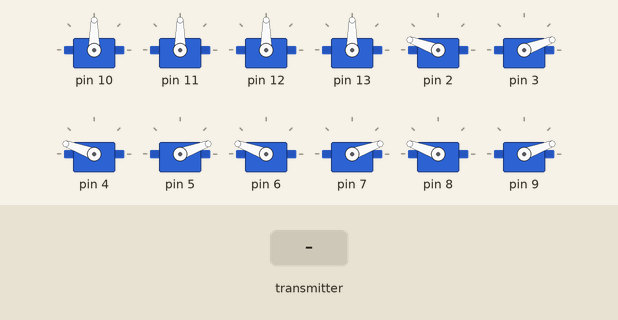
Bench run of a sketch on a simulated Arduino Uno, built with avr-gcc and run on an emulated ATmega328P. Shown: 12 × servo. The inputs (shaded band) are chosen by the test bench. Random numbers use the default seed unless the sketch sets one.

Above: at 11.2 s.
11.3 s: the transmitter starts sending readChannel.0 = 1000
At 11.48 s:
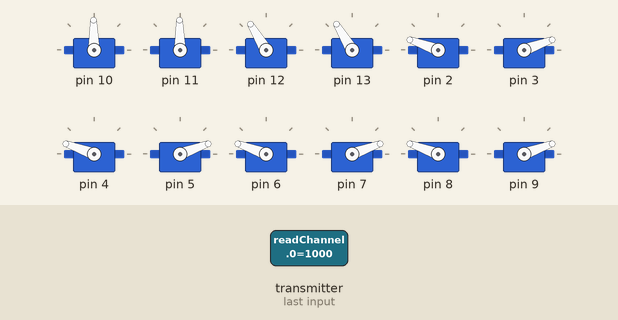
At 12.64 s:
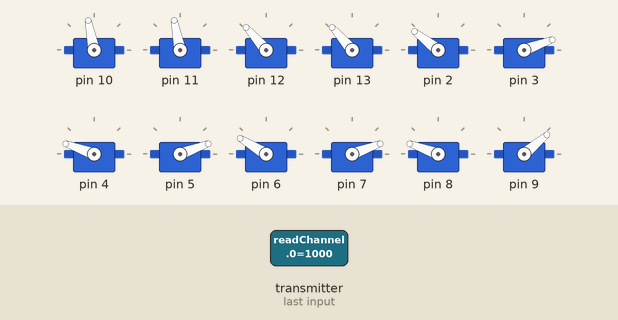
14.3 s: the transmitter starts sending readChannel.0 = 2000
At 16.36 s:
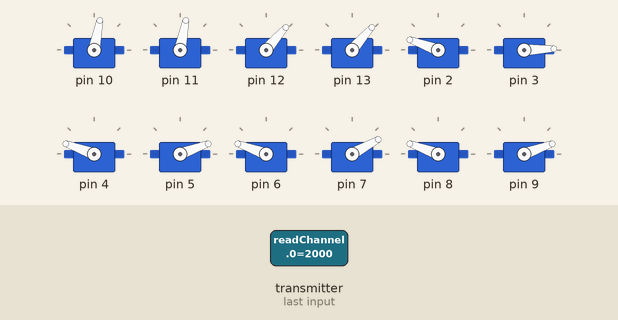
17.3 s: the transmitter starts sending readChannel.0 = 1250
At 17.93 s:
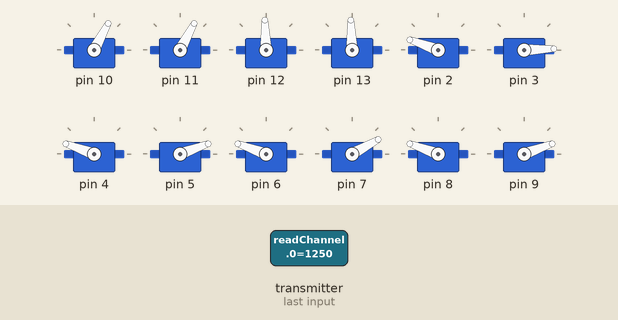
20.3 s: the transmitter starts sending readChannel.2 = 1000
23.3 s: the transmitter starts sending readChannel.0 = 1500
26.3 s: the transmitter starts sending readChannel.2 = 2000
Timing chart, 0 to 32.1 s (numbered marks = the images above; inputs shaded):
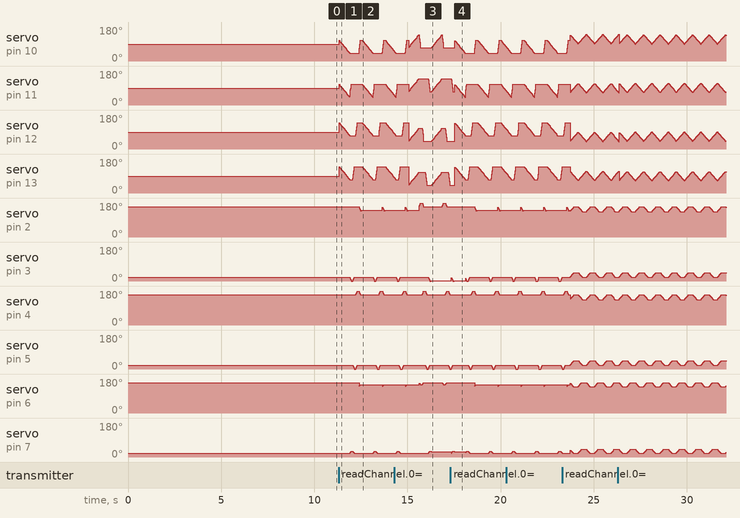

The sketch:

tetraPod.ino
```cpp
//2020.03.28
#include <Servo.h>
#include <IBusBM.h>

Servo myservoRodillas[4];
Servo myservoPatitas[4];
Servo myservoHombritos[4];

IBusBM IBus;

int hombritos[4]={90,90,90,90};
int rodillas[4]={160,20,160,20};
int patitas[4]={160,20,160,20};

int hombritosP[4]={90,90,90,90};
int rodillasP[4]={160,20,160,20};
int patitasP[4]={175,5,175,5};

void setup(){
  delay(5000);

  myservoHombritos[0].attach(10);
  myservoHombritos[0].write(hombritos[0]);
  myservoHombritos[1].attach(11);
  myservoHombritos[1].write(hombritos[1]);
  myservoHombritos[2].attach(12);
  myservoHombritos[2].write(hombritos[2]);
  myservoHombritos[3].attach(13);
  myservoHombritos[3].write(hombritos[3]);

  myservoRodillas[0].attach(2);
  myservoRodillas[0].write(rodillas[0]);
  myservoRodillas[1].attach(3);
  myservoRodillas[1].write(rodillas[1]);
  myservoRodillas[2].attach(4);
  myservoRodillas[2].write(rodillas[2]);
  myservoRodillas[3].attach(5);
  myservoRodillas[3].write(rodillas[3]);

  myservoPatitas[0].attach(6);
  myservoPatitas[0].write(patitas[0]);
  myservoPatitas[1].attach(7);
  myservoPatitas[1].write(patitas[1]);
  myservoPatitas[2].attach(8);
  myservoPatitas[2].write(patitas[2]);
  myservoPatitas[3].attach(9);
  myservoPatitas[3].write(patitas[3]);
  delay(5000);

  //Serial.begin(115200);
  IBus.begin(Serial);
}

void loop(){
  int channel0 = IBus.readChannel(0);
  int channel2 = IBus.readChannel(2);

  if (channel0==0 && channel2==0) {
    controlAutomatico();
  }else {
    controlRemoto(channel2,channel0);
  }

}

void controlRemoto(int valUD, int valLR){

  if (valLR>1600) {
    rotarDer(8);
  } else if (valLR<1400) {
    rotarIzq(8);
  } else if (valUD>1600) {
    andar(8);
  } else if (valUD<1400) {
    retroceder(8);
  } else {
    reposo();
    /*Serial.print("LR: ");
    Serial.println(valLR);
    Serial.print("UD: ");
    Serial.println(valUD);*/
    delay(100);
  }
}

void controlAutomatico() {
  if (analogRead(7)>1020) {
    andar(8);
    //Serial.print("AVANZAR");Serial.print(analogRead(7));Serial.print(", ");
  } else {
    //Serial.print("ROTANDO DERECHA");Serial.print(", ");
    retroceder(8);
    retroceder(8);
    retroceder(8);
    rotarDer(7);
    rotarDer(7);
    rotarDer(7);
    if (random(2)==0){
      rotarDer(7);
    }
  }
}

void smothPositioning(Servo servo, int pos) {
  int start = servo.read();
  while(start<pos) {
    servo.write(start++);
    delay(10);
  }
  while(start>pos) {
    servo.write(start--);
    delay(10);
  }
}

void andar(int velocidad) {
  int fps=0;
  int incremento=0;
  int incrementoPat=0;
  int incrementoRod=-25;
  int incremento2=25;
  int incrementoPat2=20;
  int incrementoRod2=0;

  while (++fps<100) {
    if(fps<50){
      incremento++; if (++incrementoPat>20){ incrementoPat=20; } if (++incrementoRod>0){ incrementoRod=0; }
      myservoHombritos[0].write(hombritos[0]+incremento);
      myservoPatitas[0].write(patitas[0]-incrementoPat);
      myservoRodillas[0].write(rodillas[0]+incrementoRod);

      myservoHombritos[2].write(hombritos[2]-incremento);
      myservoPatitas[2].write(patitas[2]-incrementoPat);
      myservoRodillas[2].write(rodillas[2]+incrementoRod);
    }
    if(fps>=50){
      incremento--; if (--incrementoPat<0){ incrementoPat=0; } if (--incrementoRod<-25){ incrementoRod=-25; }
      myservoHombritos[0].write(hombritos[0]+incremento);
      myservoPatitas[0].write(patitas[0]-incrementoPat);
      myservoRodillas[0].write(rodillas[0]+incrementoRod);

      myservoHombritos[2].write(hombritos[2]-incremento);
      myservoPatitas[2].write(patitas[2]-incrementoPat);
      myservoRodillas[2].write(rodillas[2]+incrementoRod);
    }
    if(fps>=50){
      incremento2++; if (++incrementoPat2>20){ incrementoPat2=20; } if (++incrementoRod2>0){ incrementoRod2=0; }
      myservoHombritos[3].write(hombritos[3]-incremento2);
      myservoPatitas[3].write(patitas[3]+incrementoPat2);
      myservoRodillas[3].write(rodillas[3]-incrementoRod2);

      myservoHombritos[1].write(hombritos[1]+incremento2);
      myservoPatitas[1].write(patitas[1]+incrementoPat2);
      myservoRodillas[1].write(rodillas[1]-incrementoRod2);
    }
    if(fps<50){
      incremento2--; if (--incrementoPat2<0){ incrementoPat2=0; } if (--incrementoRod2<-25){ incrementoRod2=-25; }
      myservoHombritos[3].write(hombritos[3]-incremento2);
      myservoPatitas[3].write(patitas[3]+incrementoPat2);
      myservoRodillas[3].write(rodillas[3]-incrementoRod2);

      myservoHombritos[1].write(hombritos[1]+incremento2);
      myservoPatitas[1].write(patitas[1]+incrementoPat2);
      myservoRodillas[1].write(rodillas[1]-incrementoRod2);
    }
    delay(velocidad);
  }
}

void retroceder(int velocidad) {
  int fps=0;
  int incremento=50;
  int incrementoPat=0;
  int incrementoRod=-25;
  int incremento2=-25;
  int incrementoPat2=20;
  int incrementoRod2=0;

  while (++fps<100) {
    if(fps<50){
      incremento--; if (++incrementoPat>20){ incrementoPat=20; } if (++incrementoRod>0){ incrementoRod=0; }
      myservoHombritos[0].write(hombritos[0]+incremento);
      myservoPatitas[0].write(patitas[0]-incrementoPat);
      myservoRodillas[0].write(rodillas[0]+incrementoRod);

      myservoHombritos[2].write(hombritos[2]-incremento);
      myservoPatitas[2].write(patitas[2]-incrementoPat);
      myservoRodillas[2].write(rodillas[2]+incrementoRod);
    }
    if(fps>=50){
      incremento++; if (--incrementoPat<0){ incrementoPat=0; } if (--incrementoRod<-25){ incrementoRod=-25; }
      myservoHombritos[0].write(hombritos[0]+incremento);
      myservoPatitas[0].write(patitas[0]-incrementoPat);
      myservoRodillas[0].write(rodillas[0]+incrementoRod);

      myservoHombritos[2].write(hombritos[2]-incremento);
      myservoPatitas[2].write(patitas[2]-incrementoPat);
      myservoRodillas[2].write(rodillas[2]+incrementoRod);
    }
    if(fps>=50){
      incremento2--; if (++incrementoPat2>20){ incrementoPat2=20; } if (++incrementoRod2>0){ incrementoRod2=0; }
      myservoHombritos[3].write(hombritos[3]-incremento2);
      myservoPatitas[3].write(patitas[3]+incrementoPat2);
      myservoRodillas[3].write(rodillas[3]-incrementoRod2);

      myservoHombritos[1].write(hombritos[1]+incremento2);
      myservoPatitas[1].write(patitas[1]+incrementoPat2);
      myservoRodillas[1].write(rodillas[1]-incrementoRod2);
    }
    if(fps<50){
      incremento2++; if (--incrementoPat2<0){ incrementoPat2=0; } if (--incrementoRod2<-25){ incrementoRod2=-25; }
      myservoHombritos[3].write(hombritos[3]-incremento2);
      myservoPatitas[3].write(patitas[3]+incrementoPat2);
      myservoRodillas[3].write(rodillas[3]-incrementoRod2);

      myservoHombritos[1].write(hombritos[1]+incremento2);
      myservoPatitas[1].write(patitas[1]+incrementoPat2);
      myservoRodillas[1].write(rodillas[1]-incrementoRod2);
    }
    delay(velocidad);
  }
}

void rotarDer(int velocidad) {
  int fps=0;
  int incremento=0;
  int incremento2=0;
  int incremento3=0;
  int incremento4=0;
  int incremento5=0;

  while (++fps<150) {
    if(fps<70){
      incremento++;
      myservoHombritos[0].write(hombritos[0]+incremento-20);
      myservoHombritos[2].write(hombritos[2]+incremento-50);
      myservoHombritos[3].write(hombritos[3]+incremento-50);
      myservoHombritos[1].write(hombritos[1]+incremento-20);
    }
    if(fps>=70 && fps<90){
      if (++incremento2>10){ incremento2=10; }
      myservoHombritos[0].write(hombritos[0]+70-(incremento2*7)-20);
      myservoPatitas[0].write(patitas[0]-incremento2);
      myservoRodillas[0].write(rodillas[0]+incremento2*2);
    }
    if(fps>=90 && fps<110){
      if (--incremento2<0){ incremento2=0; }
      myservoPatitas[0].write(patitas[0]-incremento2);
      myservoRodillas[0].write(rodillas[0]+incremento2*2);
      if (++incremento3>10){ incremento3=10; }
      myservoHombritos[2].write(hombritos[2]+70-(incremento3*7)-50);
      myservoPatitas[2].write(patitas[2]-incremento3);
      myservoRodillas[2].write(rodillas[2]+incremento3*2);
      }
    if(fps>=110 && fps<130){
      if (--incremento3<0){ incremento3=0; }
      myservoPatitas[2].write(patitas[2]-incremento3);
      myservoRodillas[2].write(rodillas[2]+incremento3*2);
      if (++incremento4>10){ incremento4=10; }
      myservoHombritos[3].write(hombritos[3]+70-(incremento4*7)-50);
      myservoPatitas[3].write(patitas[3]+incremento4);
      myservoRodillas[3].write(rodillas[3]-incremento4*2);
     }
    if(fps>=130){
      if (--incremento4<0){ incremento4=0; }
      myservoPatitas[3].write(patitas[3]+incremento4);
      myservoRodillas[3].write(rodillas[3]-incremento4*2);
      if (++incremento5>10){ incremento5=10; }
      myservoHombritos[1].write(hombritos[1]+70-(incremento5*7)-20);
      myservoPatitas[1].write(patitas[1]+incremento5);
      myservoRodillas[1].write(rodillas[1]-incremento5*2);
    }
    if(fps==149){
      if (--incremento5<0){ incremento5=0; }
       myservoPatitas[1].write(patitas[1]+incremento5);
       myservoRodillas[1].write(rodillas[1]-incremento5*2);
    }
    delay(velocidad);
  }
}

void rotarIzq(int velocidad) {
  int fps=0;
  int incremento=70;
  int incremento2=0;
  int incremento3=0;
  int incremento4=0;
  int incremento5=0;

  while (++fps<150) {
    if(fps<70){
      incremento++;
      myservoHombritos[0].write(hombritos[0]-incremento+90);
      myservoHombritos[2].write(hombritos[2]-incremento+120);
      myservoHombritos[3].write(hombritos[3]-incremento+120);
      myservoHombritos[1].write(hombritos[1]-incremento+90);
    }
    if(fps>=70 && fps<90){
      /*if (++incremento2>10){ incremento2=10; }
      myservoHombritos[0].write(hombritos[0]+(incremento2*7)+90);
      myservoPatitas[0].write(patitas[0]-incremento2);
      myservoRodillas[0].write(rodillas[0]+incremento2*2);*/

      if (++incremento5>10){ incremento5=10; }
      myservoHombritos[1].write(hombritos[1]+(incremento5*7)-50);
      myservoPatitas[1].write(patitas[1]+incremento5);
      myservoRodillas[1].write(rodillas[1]-incremento5*2);

    }
    if(fps>=90 && fps<110){
      /*if (--incremento2<0){ incremento2=0; }
      myservoPatitas[0].write(patitas[0]-incremento2);
      myservoRodillas[0].write(rodillas[0]+incremento2*2);
      if (++incremento3>10){ incremento3=10; }
      myservoHombritos[2].write(hombritos[2]+(incremento3*7)+120);
      myservoPatitas[2].write(patitas[2]-incremento3);
      myservoRodillas[2].write(rodillas[2]+incremento3*2);*/

      if (--incremento5<0){ incremento5=0; }
      myservoPatitas[1].write(patitas[1]+incremento5);
      myservoRodillas[1].write(rodillas[1]-incremento5*2);
      if (++incremento4>10){ incremento4=10; }
      myservoHombritos[3].write(hombritos[3]+(incremento4*7)-20);
      myservoPatitas[3].write(patitas[3]+incremento4+20);
      myservoRodillas[3].write(rodillas[3]-incremento4*2);


    }
    if(fps>=110 && fps<130){
      /*if (--incremento3<0){ incremento3=0; }
      myservoPatitas[2].write(patitas[2]-incremento3);
      myservoRodillas[2].write(rodillas[2]+incremento3*2);
      if (++incremento4>10){ incremento4=10; }
      myservoHombritos[3].write(hombritos[3]+(incremento4*7)+120);
      myservoPatitas[3].write(patitas[3]+incremento4);
      myservoRodillas[3].write(rodillas[3]-incremento4*2);*/

      if (--incremento4<0){ incremento4=0; }
      myservoPatitas[3].write(patitas[3]+incremento4+20);
      myservoRodillas[3].write(rodillas[3]-incremento4*2);
      if (++incremento3>10){ incremento3=10; }
      myservoHombritos[2].write(hombritos[2]+(incremento3*7)-20);
      myservoPatitas[2].write(patitas[2]-incremento3);
      myservoRodillas[2].write(rodillas[2]+incremento3*2);

     }
    if(fps>=130){
      /*if (--incremento4<0){ incremento4=0; }
      myservoPatitas[3].write(patitas[3]+incremento4);
      myservoRodillas[3].write(rodillas[3]-incremento4*2);
      if (++incremento5>10){ incremento5=10; }
      myservoHombritos[1].write(hombritos[1]+(incremento5*7)+90);
      myservoPatitas[1].write(patitas[1]+incremento5);
      myservoRodillas[1].write(rodillas[1]-incremento5*2); */

      if (--incremento3<0){ incremento3=0; }
      myservoPatitas[2].write(patitas[2]-incremento3);
      myservoRodillas[2].write(rodillas[2]+incremento3*2);
      if (++incremento2>10){ incremento2=10; }
      myservoHombritos[0].write(hombritos[0]+(incremento2*7)-50);
      myservoPatitas[0].write(patitas[0]+incremento2-20);
      myservoRodillas[0].write(rodillas[0]-incremento2*2);

    }
    if(fps==149){
      /*if (--incremento5<0){ incremento5=0; }
       myservoPatitas[1].write(patitas[1]+incremento5);
       myservoRodillas[1].write(rodillas[1]-incremento5*2); */

      if (--incremento2<0){ incremento2=0; }
      myservoPatitas[0].write(patitas[0]+incremento2-20);
      myservoRodillas[0].write(rodillas[0]-incremento2*2);

    }
    delay(velocidad);
  }
}

void reposo() {
  myservoHombritos[0].attach(10);
  myservoHombritos[0].write(hombritos[0]);
  myservoHombritos[1].attach(11);
  myservoHombritos[1].write(hombritos[1]);
  myservoHombritos[2].attach(12);
  myservoHombritos[2].write(hombritos[2]);
  myservoHombritos[3].attach(13);
  myservoHombritos[3].write(hombritos[3]);

  myservoRodillas[0].attach(2);
  myservoRodillas[0].write(rodillas[0]);
  myservoRodillas[1].attach(3);
  myservoRodillas[1].write(rodillas[1]);
  myservoRodillas[2].attach(4);
  myservoRodillas[2].write(rodillas[2]);
  myservoRodillas[3].attach(5);
  myservoRodillas[3].write(rodillas[3]);

  myservoPatitas[0].attach(6);
  myservoPatitas[0].write(patitas[0]);
  myservoPatitas[1].attach(7);
  myservoPatitas[1].write(patitas[1]);
  myservoPatitas[2].attach(8);
  myservoPatitas[2].write(patitas[2]);
  myservoPatitas[3].attach(9);
  myservoPatitas[3].write(patitas[3]);
}
```
